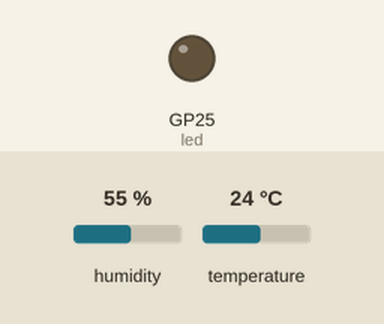
Bench run of a program on a simulated Raspberry Pi Pico running MicroPython. On the bench: output pins drawn as LEDs (lit = HIGH). The test bench sets the inputs (shaded band); at power-on: humidity 55 %, temperature 24 °C. WiFi joins after 1.5 s; no MQTT or app messages arrive unless stated; what the program prints to the serial console is not drawn.

Above: at 7.1 s.
Timing chart, 0 to 15.2 s (numbered marks = the images above):
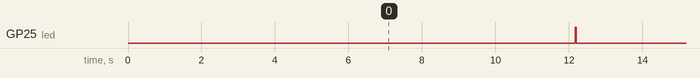

Measured:
- by itself, GP25 (led): alternates HIGH for 0.02 s and LOW for 10.0 s

The program:

DHT_MQTT.py
```python
from machine import Pin
import time
import network
import ujson
from umqtt.simple import MQTTClient
from dht import DHT22

#Define Onboard LED
led = Pin("LED", machine.Pin.OUT)

# initialize DHT22 sensor on pin 20
ths = DHT22(Pin(20))

# set update interval to 10 seconds
update_interval = 10

# connect to WiFi
ssid = "SSID"
password = "Wifi_Pass"

station = network.WLAN(network.STA_IF)
print(f'Attempting to Connect to:  {ssid}')
station.active(True)

try:
    station.connect(ssid, password)
except OSError as e:
    print(e)
while not station.isconnected():
    time.sleep(1)

print("Connected to WiFi")
print(station.ifconfig())

# connect to MQTT broker
mqtt_server = "server_addr"
port = 8883
client_id = 'unique_client_id'
username = 'username'
password = 'password'
topic = b"topic_name"


def mqtt_connect():
    client = MQTTClient(client_id, mqtt_server, port, user=username, password=password, keepalive=3600, ssl=True, ssl_params={'server_hostname':'api_key'})
    client.connect()
    print('Connected to %s MQTT Broker'%(mqtt_server))
    return client

def reconnect():
    print('Failed to connect to the MQTT Broker. Reconnecting...')
    time.sleep(5)
    machine.reset()


try:
    client = mqtt_connect()
except OSError as e:
    reconnect()


# loop forever
while True:
    # read temperature and humidity data from sensor
    ths.measure()
    temperature = ths.temperature()
    humidity = ths.humidity()

    # create a dictionary with temperature and humidity data
    data = {"temperature": temperature, "humidity": humidity}

    # convert dictionary to JSON string
    json_data = ujson.dumps(data)

    # publish JSON data to MQTT topic

    client.publish(topic, json_data)

    # toggle light on
    led.value(0)

    # wait for update interval
    time.sleep(update_interval)

    # toggle led off
    led.value(1)

# disconnect from MQTT broker
client.disconnect()
```
